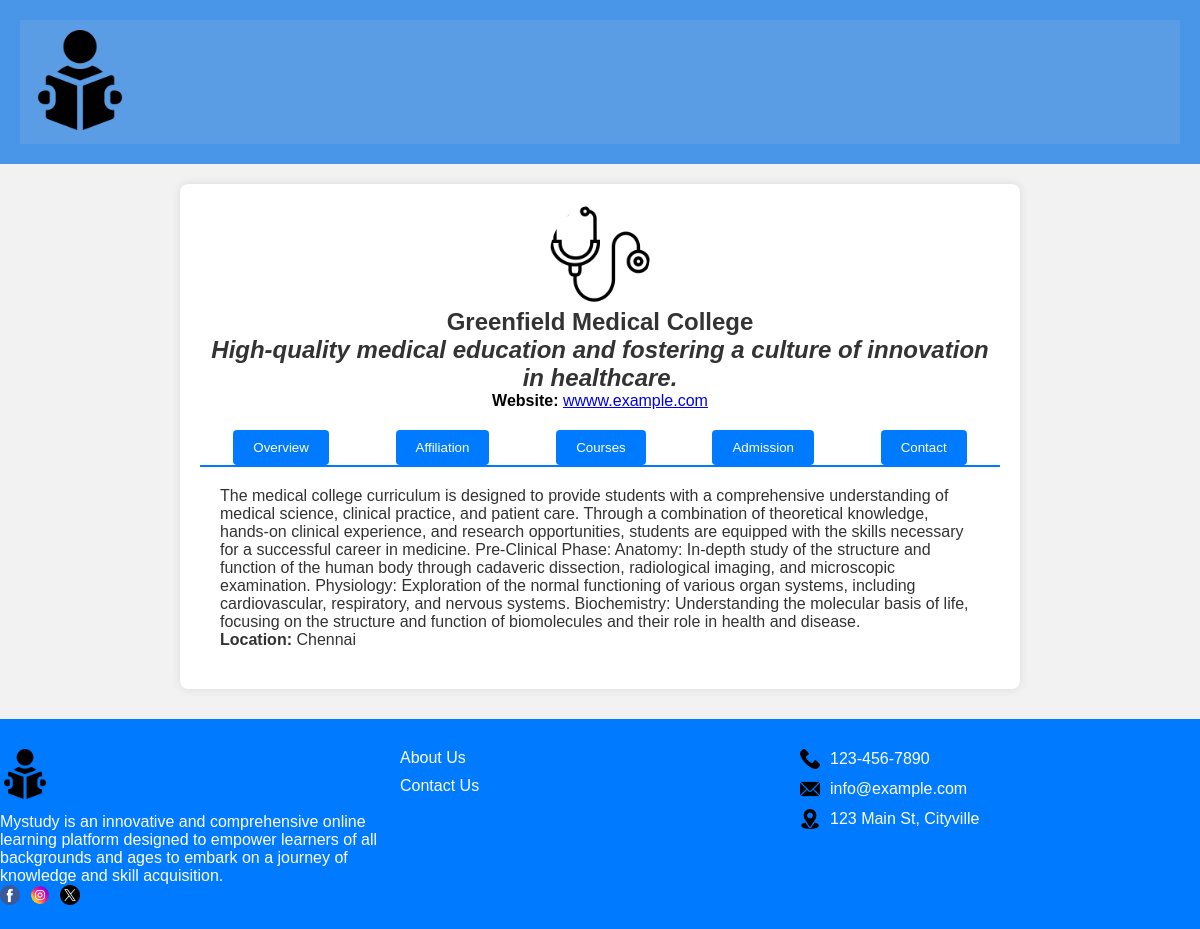
The page /college_detail/1/ on the database its author committed.
### myapp/models.py (models this page shows, shortened)
class College(models.Model):
    name = models.CharField(max_length=200)
    description = RichTextField(max_length=300,blank=True, null=True)
    overview = RichTextField(max_length=900, default='course overview here')
    logo = models.ImageField(upload_to='college_logos/')
    address = RichTextField()
    phone = models.CharField(max_length=15)
    email = models.EmailField(default='example@gmail.com')
    location = models.ForeignKey(Location, on_delete=models.CASCADE)
    affiliation = RichTextField(max_length=500,default='Affiliation details here')
    admission=RichTextField(max_length=500, default='admission formalities here')
    is_featured = models.BooleanField(default=False)
    website=models.CharField(max_length=200,default='wwww.example.com')

class Location(models.Model):
    name = models.TextField(max_length=255)
    domain = models.CharField(max_length=255,unique= True)

### myapp/views.py (the view)
# urls.py: path('college_detail/<int:college_id>/',views.college_detail,name='college_detail'),
def college_detail(request, college_id):
    college = get_object_or_404(College, id=college_id)
    college_courses = CollegeCourse.objects.filter(college=college)
    context = {
        'college': college,
        'college_courses': college_courses,
    }
    return render(request, 'college_description.html', context)

### templates/college_description.html (shortened to what this page needs)
{% extends 'base.html' %}
{% load static %}
{% block content %}
<html lang="en">
<head>
    <link rel="stylesheet" href="{% static 'css/college_description.css' %}">
</head>
<body>
    <div class="college-details">
        <div class="college-header">
            <img src="{{ college.logo.url }}" alt="{{ college.name }} Logo" width="100" height="100">
            <h2>{{ college.name }}</h2>
            <p>{{ college.description|safe}}</p>
            <p><strong>Website:</strong> <a href="{{ college.website }}" target="_blank">{{ college.website }}</a></p>
        </div>
        <div class="tabs">
            <button class="tablinks" onclick="openTab(event, 'overview')" id="defaultTab">Overview</button>
            <button class="tablinks" onclick="openTab(event, 'affiliation')">Affiliation</button>
            <button class="tablinks" onclick="openTab(event, 'courses')">Courses</button>
            <button class="tablinks" onclick="openTab(event, 'admission')">Admission</button>
            <button class="tablinks" onclick="openTab(event, 'contact')">Contact</button>
        </div>
        <div id="overview" class="tabcontent">
            <p><strong></strong> {{ college.overview|safe }}</p>
            <p><strong>Location:</strong> {{ college.location.name }}</p>
        </div>
    </div>
</body>
</html>
{% endblock %}

### static/css/base-style.css (style rules this page uses)
body, h1, h2, h3, p, ul, li { margin: 0; padding: 0; }
body { font-family: 'Arial', sans-serif; background-color: #f2f2f2; }
button { padding: 8px; background-color: #0056b3; color: #fff; border: none; border-radius: 4px; cursor: pointer; }

### static/css/college_description.css (style rules this page uses)
.college-details { max-width: 800px; margin: 20px auto; background-color: #fff; padding: 20px; box-shadow: 0 0 10px rgba(0, 0, 0, 0.1); border-radius: 8px; }
.college-header { text-align: center; }
.college-header img { border-radius: 50%; }
h2 { color: #333; }
.tabs { margin-top: 20px; display: flex; justify-content: space-around; align-items: center; }
.tablinks { background-color: #007BFF; color: #fff; padding: 10px 20px; border: none; border-radius: 4px; cursor: pointer; transition: background-color 0.3s; }
.tabcontent { padding: 20px; border-top: 2px solid #007BFF; display: none; }
.tabcontent p { color: #333; }

### rows shown on the page
College: logo (picture), name "Greenfield Medical College", description "High-quality medical education and fostering a culture of innovation in healthcare.", website "wwww.example.com", overview "The medical college curriculum is designed to provide students with a comprehensive understanding of medical science, clinical practice, and patient care. Through a combination of theoretical knowledge, hands-on clinical experience, and research opportunities, students are equipped with the skills necessary for a successful career in medicine. Pre-Clinical Phase: Anatomy: In-depth study of the structure and function of the human body through cadaveric dissection, radiological imaging, and microscopic examination. Physiology: Exploration of the normal functioning of various organ systems, including cardiovascular, respiratory, and nervous systems. Biochemistry: Understanding the molecular…", location.name "Chennai"
